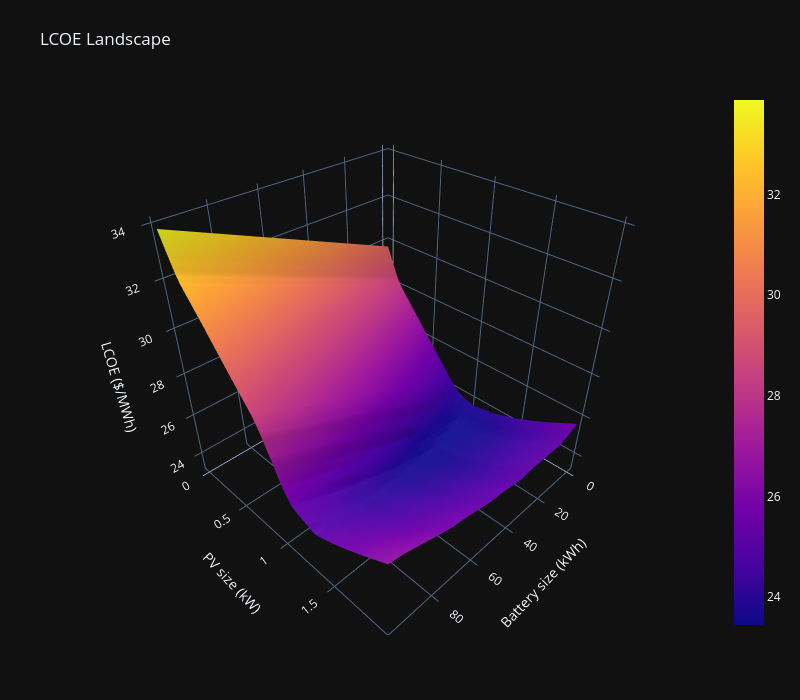

Notebook source saved alongside this figure:
### Code cell
# Define the range for p_treshold and soc_min_price
battery_size = np.linspace(0, 100, 50) # Adjust the range as needed
pv_size = np.linspace(0, 2, 50)   # Adjust the range as needed



# Create a grid of parameter values
B_size, PV_size = np.meshgrid(battery_size, pv_size)

# Initialize a list to store LCOE values
lcoe_values = []

# Compute LCOE for each combination of parameters
for i in range(B_size.shape[0]):
    row_lcoe = []
    for j in range(B_size.shape[1]):
        params = [PV_size[i, j], B_size[i, j], 30., 1.]
        lcoe = rbc_opt_fun(params,
            L=L,
            PV_base=PV_base,
            price=price,
            export_price=export_price,
            specs=specs
        )
        row_lcoe.append(lcoe)
    lcoe_values.append(row_lcoe)

LCOE_SURFACE = np.array(lcoe_values)

# Create the surface plot
fig = go.Figure(data=[go.Surface(z=LCOE_SURFACE, x=B_size, y=PV_size)])

fig.update_layout(
    title='LCOE Landscape',
    scene = dict(
        xaxis_title='Battery size (kWh)',
        yaxis_title='PV size (kW)',
        zaxis_title='LCOE ($/MWh)'),
    autosize=False,
    width=800,
    height=700,
    margin=dict(l=65, r=50, b=65, t=90)
)

fig.show()

### Figure 1 — Plotly figure (JSON) as saved in the notebook; plotly's stock layout.template omitted (floating-point values rounded to 4 significant figures; data arrays with more than 128 entries replaced by an {"elided": "..."} marker saying what was removed)
{"data": [{"x": {"elided": "50x50 float values"}, "y": {"elided": "50x50 float values"}, "z": {"elided": "50x50 float values"}, "type": "surface"}], "layout": {"margin": {"l": 65, "r": 50, "b": 65, "t": 90}, "title": {"text": "LCOE Landscape"}, "scene": {"xaxis": {"title": {"text": "Battery size (kWh)"}}, "yaxis": {"title": {"text": "PV size (kW)"}}, "zaxis": {"title": {"text": "LCOE ($/MWh)"}}}, "autosize": false, "width": 800, "height": 700}}
